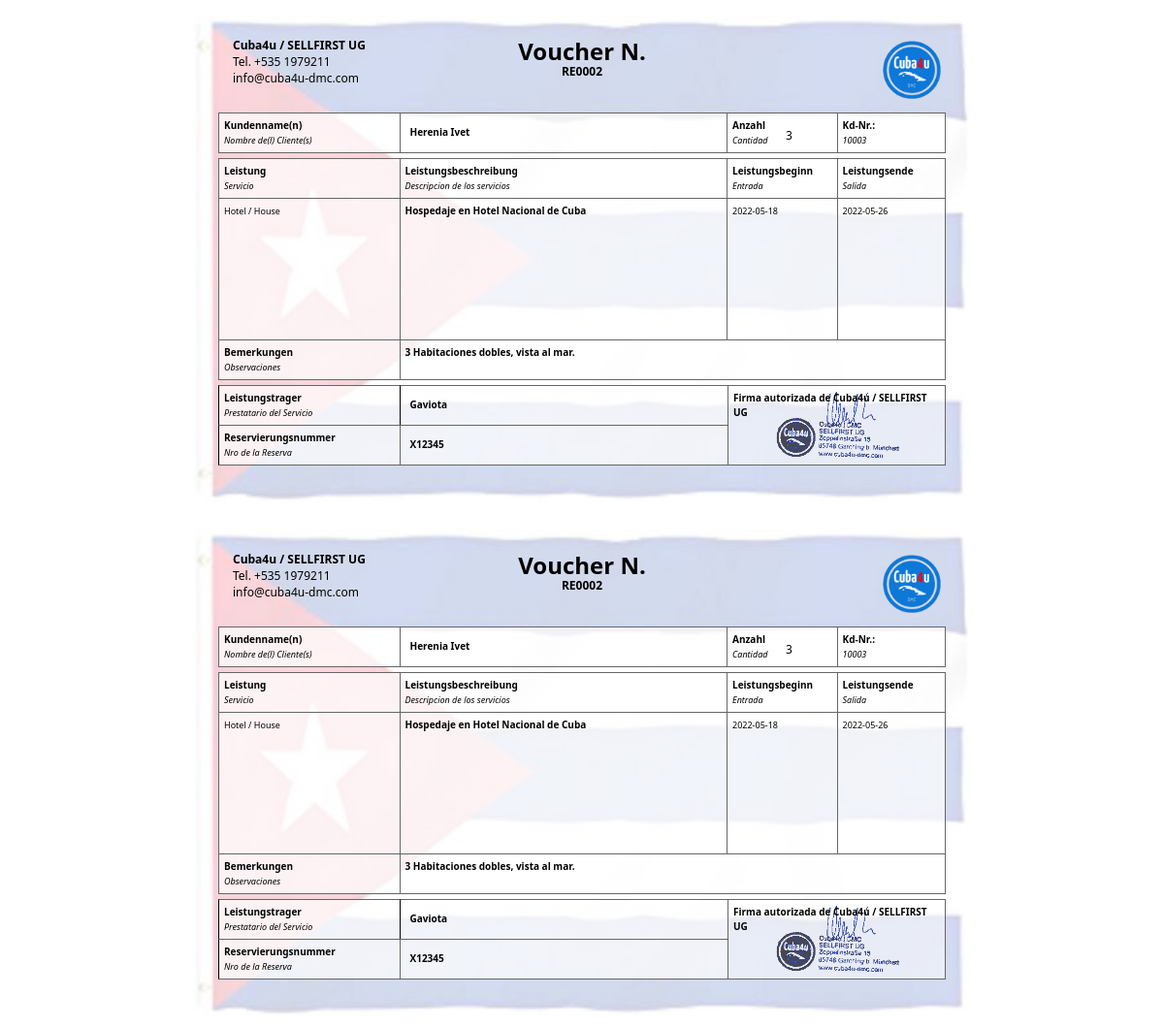
Screenshot of /voucher_cuba4u.php?id=22 with the database file from the repository.
### tables this page shows
CREATE TABLE main_reservations (
  id                  integer PRIMARY KEY AUTOINCREMENT NOT NULL UNIQUE,
  main_client         integer NOT NULL,
  additional_clients  integer NOT NULL DEFAULT 0,
  type                varchar(50) NOT NULL,
  data                text,
  inDate              date,
  outDate             date,
  observations        text,
  servicePartner      varchar(50),
  main_client_name    varchar(50) NOT NULL DEFAULT cliente,
  reservation_number  varchar(50)
);

### voucher_cuba4u.php (the view, shortened to what this page needs)
<?php
    $db = new SQLite3("./database/reserv.db");
    $voucherID = $_GET['id'];
    $query = 'SELECT * FROM `main_reservations` where `id`=' . $voucherID;
    $res = $db->query($query);
    $data = $res->fetchArray();
    $typeFirstLine = explode("\n",trim($data['data']))[0];
    $typeRest = str_replace($typeFirstLine, "",trim($data['data']));
?>
<!DOCTYPE html>
<html lang="en">
<head>
</head>
<body>
    <?php
        for ($i = 0; $i <= 1; $i++)
        {
    ?>
    <div class="voucher">
        <div class="top">
            <div class="info">
                <ul>
                    <li>Cuba4u / SELLFIRST UG</li>
                    <li>Tel. +535 1979211</li>
                    <li>info@cuba4u-dmc.com</li>
                </ul>
            </div>
            <h1 class="title">Voucher N.</h1>
            <h4 class="id">RE0002</h4>
            <span class="logo">
                <img alt="asd" src="logo2.gif" >
            </span>
        </div>
    <div class="vtable">
        <div class="a">
            <span>Kundenname(n)</span>
            <span>Nombre de(l) Cliente(s)</span>
        </div>
        <div class="a middle">
            <span><?php echo $data['main_client_name']?></span>
        </div>
        <div class="a">
            <span>Anzahl</span>
            <span>Cantidad</span>
            <span><?php echo $data['additional_clients'] + 1?></span>
        </div>
        <div class="a">
            <span>Kd-Nr.:</span>
            <span>10003</span>
        </div>
        <div class="b">
            <span>Leistung</span>
            <span>Servicio</span>
        </div>
        <div class="b">
            <span>Leistungsbeschreibung</span>
            <span>Descripcion de los servicios</span>
        </div>
        <div class="b">
            <span>Leistungsbeginn</span>
            <span>Entrada</span>
        </div>
        <div class="b">
            <span>Leistungsende</span>
            <span>Salida</span>
        </div>
        <div class="c">
            <span><?php echo $data['type']?></span>
        </div>
        <div class="c">
            <span><?php echo $typeFirstLine?></span>
            <span class='dataSpan'><?php echo nl2br(htmlspecialchars(trim($typeRest)))?></span>
        </div>
        <div class="c">
            <span><?php echo $data['inDate']?></span>
        </div>
        <div class="c">
            <span><?php echo $data['outDate']?></span>
        </div>
        <div>
            <span>Bemerkungen</span>
            <span>Observaciones</span>
        </div>
        <div style="grid-column: span 3;">
            <span><?php echo $data['observations']?></span>
        </div>
        <div class="d d1">
            <span>Leistungstrager</span>
            <span>Prestatario del Servicio</span>
        </div>
        <div class="d d2 middle">
            <span><?php echo $data['servicePartner']?></span>
        </div>
        <div class="d d3">
            <span>Firma autorizada de Cuba4u / SELLFIRST UG</span>
        </div>
        <div class="e e1">
            <span>Reservierungsnummer</span>
            <span>Nro de la Reserva</span>
        </div>
        <div class="e e2 middle">
            <span>X12345</span>
        </div>
    </div>
</div>
<?php } ?>
</body>
</html>

### voucher_cuba4u.php (style rules this page uses)
body { margin: 0px; padding: 0px; font-family: 'Segoe UI', Tahoma, Geneva, Verdana, sans-serif; font-size: 12px; }
.voucher { margin: auto; width: 800px; background: url("assets/images/flag.jpg") no-repeat; background-size:contain; padding-bottom: 50px; }
.voucher .top { text-align: center; height: 100px; }
.voucher .top .info { display: block; position:absolute; margin: 10px 0px; }
.voucher .top .info:first-line { font-weight: bold; }
.voucher .top .info ul { list-style-type: none; text-align: left; }
.voucher .top .title { display: block; padding: 20px 0px 0px 0px; }
.voucher .id { margin: -20px; padding: -50px 0px 70px 0px; }
.voucher .logo img { display: absolute; width: 60px; height: 60px; float: right; margin-top: -20px; margin-right: 30px; }
.dataSpan { display: block; min-height: 120px; max-height: 120px; }
.vtable { display: grid; grid-template-columns: 25% 45% 15% 15%; max-width: 750px; font-size: 10px; margin: auto; }
.vtable > div { border: #666 1px solid; padding: 0.5em; background: rgba(255,255,255,0.7); }
.vtable > div > span { display:block; line-height: 15px; }
.vtable > div > span:nth-child(1) { font-weight: bold; }
.vtable > div > span:nth-child(2) { font-style: italic; font-size: 9px; }
.vtable > div > span:nth-child(3) { position: fixed; margin: -20px 55px 0px; font-size: 12px; }
.vtable > div > span:nth-child(4) { font-size: 9px; }
.vtable .b, .vtable .d { margin-top: 0.5em; }
.vtable .b, .vtable .c { border-bottom: 0px; }
.vtable > div:nth-child(4n+2) { border-left: 0px; }
.vtable > div:nth-child(4n+3) { border-left: 0px; border-right: 0px; }
.vtable .d1, .vtable .e1 { border-left: 1px solid #000 !important; }
.vtable .d1, .vtable .d2 { border-bottom: 0px; }
.vtable .d2 { border-right: 0px; border-left: 0px; }
.vtable .d1 { border-right: 1px solid #000 !important; }
.vtable .d3 { grid-column: span 2; grid-row: span 2; background: rgba(255,255,255,0.5) url("assets/images/cuba4u.gif") no-repeat; background-size:contain; background-position: center; }
.vtable .middle { padding: 12px 0px 0px 10px; }

### rows the page displays
main_reservations: main_client_name "Herenia Ivet", $data['additional_clients'] + 1 "3", type "Hotel / House", data "Hospedaje en Hotel Nacional de Cuba", inDate "2022-05-18", outDate "2022-05-26", observations "3 Habitaciones dobles, vista al mar.", servicePartner "Gaviota"
